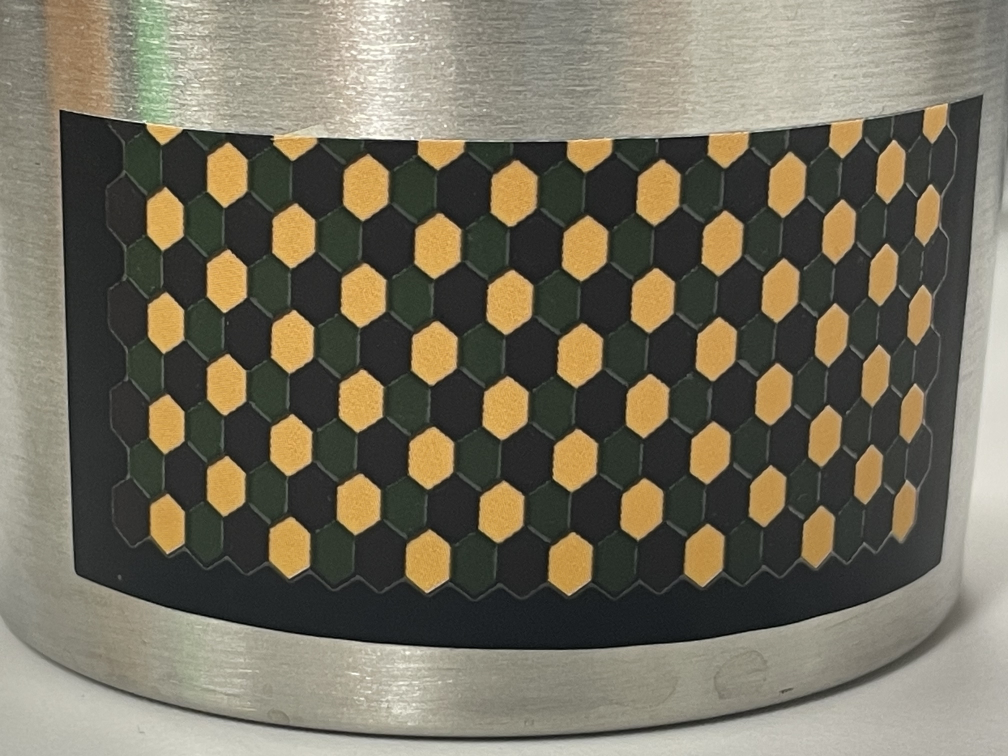
#> input picture assets/50.jpeg, 4032 x 3024 px (shown at 1/4 size)
$ python roiCompare2.py
#> lines starting #> are read from the running program, lines starting #| are printed output that depends on the picture
import cv2  # OpenCV 라이브러리를 가져옵니다. OpenCV는 컴퓨터 비전을 위한 라이브러리입니다.
import numpy as np  # numpy 라이브러리를 가져옵니다. numpy는 다차원 배열을 처리하는데 사용되는 라이브러리입니다.

def main():
    # 이미지 파일 읽기
    image1 = cv2.imread("./assets/50.jpeg")  # 첫 번째 이미지 파일을 읽어옵니다.
#> image1 is the input picture: shape (3024, 4032, 3); mean B, G, R 94.2, 110.9, 116.7
    image2 = cv2.imread("./assets/60.jpeg")  # 두 번째 이미지 파일을 읽어옵니다.
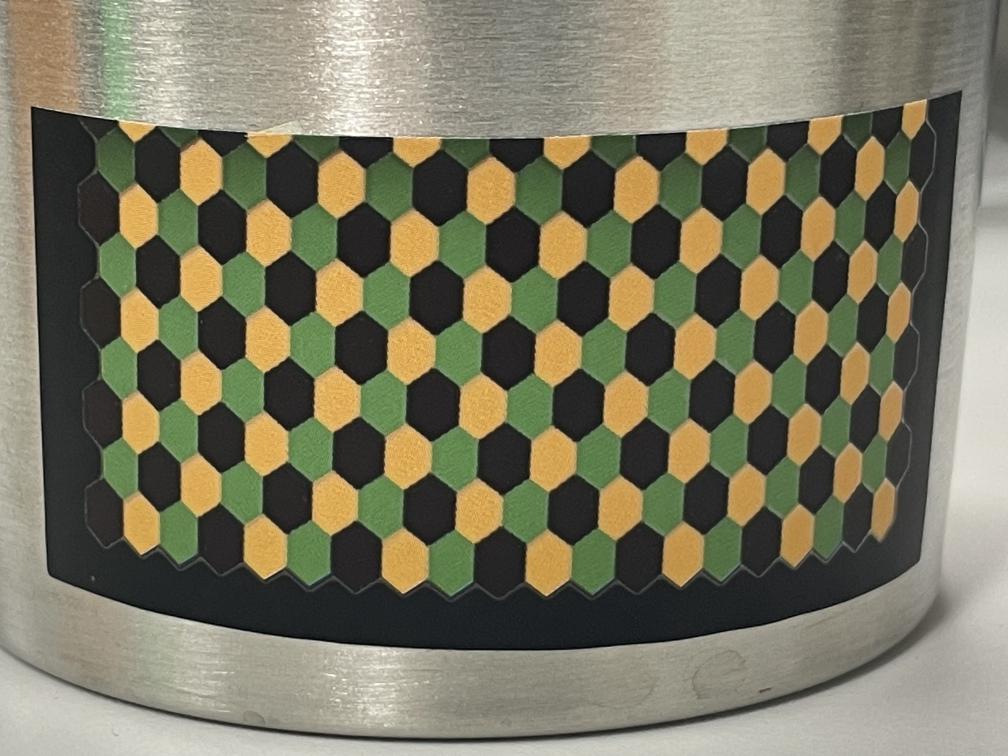
#> input picture assets/60.jpeg, 4032 x 3024 px (shown at 1/4 size)
#> image2 is the input picture: shape (3024, 4032, 3); mean B, G, R 96.8, 119, 122.3

    # 이미지 크기 및 중앙 좌표 가져오기
    height, width, _ = image1.shape  # 첫 번째 이미지의 높이와 너비를 가져옵니다.
#> height = 3024; width = 4032
    center_x, center_y = width // 2, height // 2  # 이미지의 중앙 좌표를 계산합니다.
#> center_x = 2016; center_y = 1512

    # 중앙 rect 좌표 설정 (ROI 범위)
    rect_size = 1000  # rect의 크기를 설정합니다.
    x1 = center_x - rect_size // 2  # rect의 왼쪽 위 x 좌표를 계산합니다.
#> x1 = 1516
    y1 = center_y - rect_size // 2  # rect의 왼쪽 위 y 좌표를 계산합니다.
#> y1 = 1012
    x2 = center_x + rect_size // 2  # rect의 오른쪽 아래 x 좌표를 계산합니다.
#> x2 = 2516
    y2 = center_y + rect_size // 2  # rect의 오른쪽 아래 y 좌표를 계산합니다.
#> y2 = 2012

    # 템플릿 이미지로 사용할 부분 추출 (ROI)
    basicImg = image1[y1:y2, x1:x2]  # 첫 번째 이미지에서 rect 부분을 잘라서 basicImg에 저장합니다.
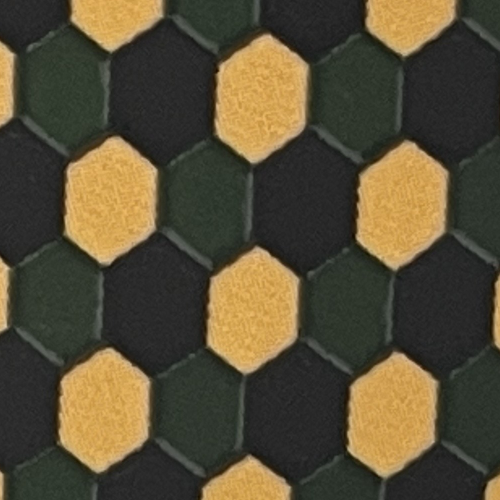
#> basicImg: shape (1000, 1000, 3) (shown at 1/2 size); mean B, G, R 55.1, 77.5, 86.9

    # 두 번째 이미지의 중앙 rect 추출
    compareImg = image2[y1:y2, x1:x2]  # 두 번째 이미지에서 rect 부분을 잘라서 compareImg에 저장합니다.
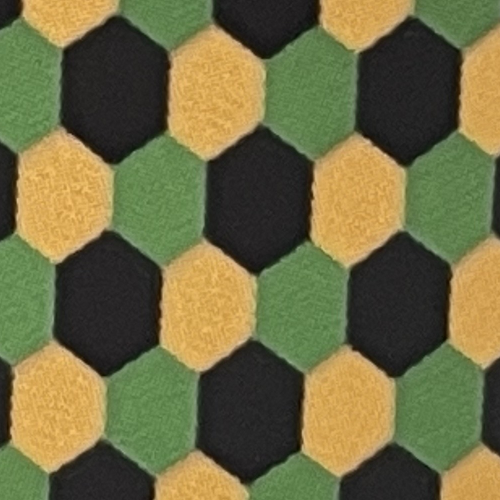
#> compareImg: shape (1000, 1000, 3) (shown at 1/2 size); mean B, G, R 68, 108.4, 112.2

    # 이미지에서 특징점 찾기
    sift = cv2.SIFT_create()  # SIFT(Scale-Invariant Feature Transform)를 사용하여 이미지의 특징점을 추출합니다.
    kp1, descriptors1 = sift.detectAndCompute(basicImg, None)  # 첫 번째 이미지에서 특징점을 찾습니다.
#> kp1 = 302 keypoints; strongest (x, y, size): (506, 621, 129.3), (523, 197, 130.9), (804, 411, 128.8), (209, 815, 126.2)
    kp2, descriptors2 = sift.detectAndCompute(compareImg, None)  # 두 번째 이미지에서 특징점을 찾습니다.
#> kp2 = 492 keypoints; strongest (x, y, size): (212, 608, 145.1), (227, 187, 145.3), (417, 613, 132.4), (793, 613, 139.7)

    # 특징점 매칭
    bf = cv2.BFMatcher()  # BFMatcher 객체를 생성합니다. BFMatcher는 두 이미지 사이의 특징점 매칭을 수행합니다.
    matches = bf.knnMatch(descriptors1, descriptors2, k=2)  # 첫 번째 이미지와 두 번째 이미지 사이의 특징점을 매칭합니다.
#> matches = 302 matches

    # 좋은 매치 선택
    good_matches = []  # 좋은 매치를 저장할 리스트를 생성합니다.
    for m, n in matches:  # 각 매치에 대해
        if m.distance < 0.75 * n.distance:  # 첫 번째 가장 가까운 매치(m)의 거리가 두 번째 가장 가까운 매치(n)의 거리의 75%보다 작으면
            good_matches.append(m)  # m을 좋은 매치로 간주하고 리스트에 추가합니다.
#> after the loop, good_matches = 13 matches

    res = cv2.drawMatches(image1, kp1, image2, kp2, good_matches, None, flags=cv2.DrawMatchesFlags_NOT_DRAW_SINGLE_POINTS)
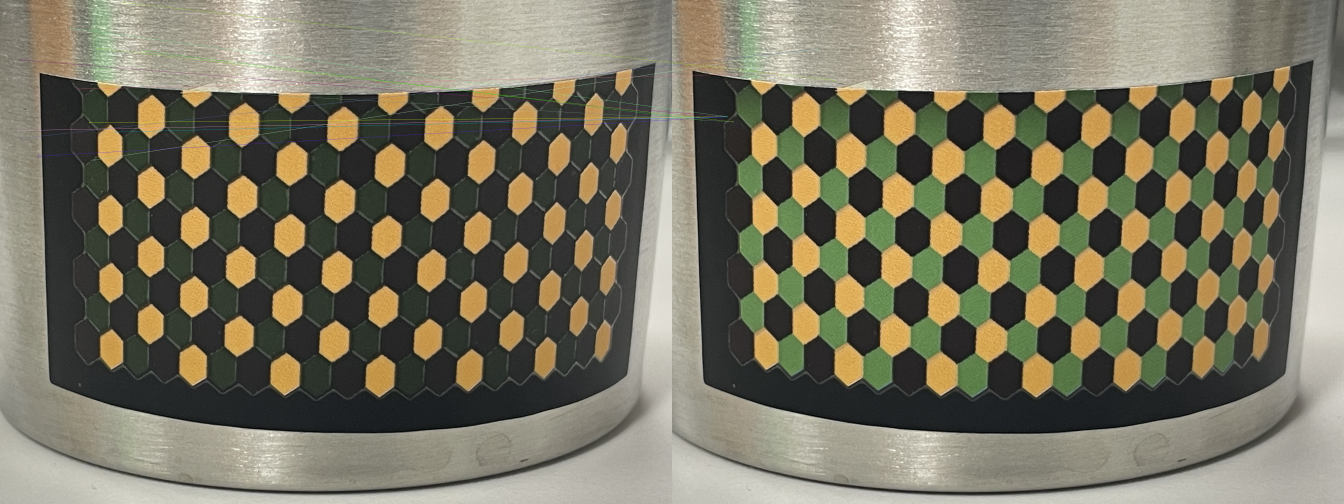
#> res: shape (3024, 8064, 3) (shown at 1/6 size); mean B, G, R 95.6, 115.1, 119.5

    # 호모그래피 계산
    if len(good_matches) > 10:  # 좋은 매치가 10개 이상이면
        src_pts = np.float32([kp1[m.queryIdx].pt for m in good_matches]).reshape(-1, 1, 2)  # 첫 번째 이미지의 좋은 매치 좌표를 가져옵니다.
#> src_pts = 13 rows, first 8: [111.3, 783], [121.2, 830.4], [123.2, 359.4], [229.4, 936.9], [423.5, 167.5], [468.9, 533.7], [536.8, 735.4], [546.8, 506.8]
        dst_pts = np.float32([kp2[m.trainIdx].pt for m in good_matches]).reshape(-1, 1, 2)  # 두 번째 이미지의 좋은 매치 좌표를 가져옵니다.
#> dst_pts = 13 rows, first 8: [328, 699.6], [871.6, 292.4], [328, 699.6], [328, 699.6], [328, 699.6], [627.9, 439.9], [328, 699.6], [364.9, 730.6]
        H, _ = cv2.findHomography(src_pts, dst_pts, cv2.RANSAC, 5.0)  # 호모그래피를 계산합니다. 호모그래피는 한 이미지에서 다른 이미지로 좌표를 변환하는 변환 행렬입니다.
#> H = [[-1.48, -0.834, 1097], [0.00286, -0.0523, -4.25], [-0.00135, -0.000816, 1]]
    else:
        raise AssertionError("Can't find enough good matches!")  # 좋은 매치가 충분하지 않으면 에러를 발생시킵니다.

    # 이미지 레지스트레이션
    registered_image = cv2.warpPerspective(image1, H, (image2.shape[1], image2.shape[0]))  # 첫 번째 이미지를 두 번째 이미지에 맞게 변환합니다.
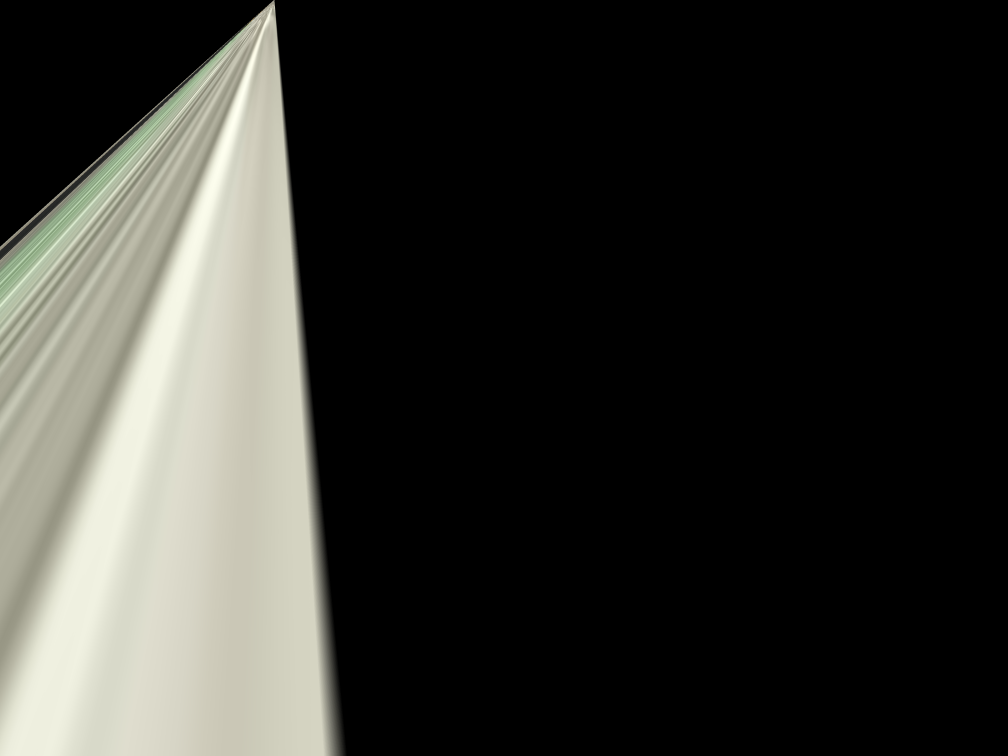
#> registered_image: shape (3024, 4032, 3) (shown at 1/4 size); mean B, G, R 47.4, 51.9, 51.9

    # ROI 추출
    roi1 = registered_image[y1:y2, x1:x2]  # 변환된 첫 번째 이미지에서 rect 부분을 잘라서 roi1에 저장합니다.
#> roi1: shape (1000, 1000, 3); every value is 0
    roi2 = image2[y1:y2, x1:x2]  # 두 번째 이미지에서 rect 부분을 잘라서 roi2에 저장합니다.

    # ROI 내의 모든 픽셀의 B, G, R (파란색, 녹색, 빨간색) 색상 값을 평균 계산
    average_color1 = np.mean(np.mean(roi1, axis=0), axis=0).astype(int)  # roi1의 평균 색상을 계산합니다.
#> average_color1 = [0, 0, 0]
    average_color2 = np.mean(np.mean(roi2, axis=0), axis=0).astype(int)  # roi2의 평균 색상을 계산합니다.
#> average_color2 = [67, 108, 112]

    print("image1: ", average_color1)  # roi1의 평균 색상을 출력합니다.
#| image1:  [0 0 0]
    print("image2: ", average_color2)  # roi2의 평균 색상을 출력합니다.
#| image2:  [ 67 108 112]
    print("img1 - img2: ", average_color1 - average_color2)  # 두 이미지의 평균 색상 차이를 출력합니다.
#| img1 - img2:  [ -67 -108 -112]

    # ROI 뺄셈
    result_roi = cv2.absdiff(roi1, roi2)  # 두 이미지의 차이를 계산합니다.

    # 이미지 리사이즈
    resized_image1 = cv2.resize(image1, (0, 0), fx=0.5, fy=0.5)  # 첫 번째 이미지를 절반 크기로 리사이즈합니다.
    resized_image2 = cv2.resize(image2, (0, 0), fx=0.5, fy=0.5)  # 두 번째 이미지를 절반 크기로 리사이즈합니다.
    resized_res = cv2.resize(res, (0, 0), fx=0.5, fy=0.5)  # 두 번째 이미지를 절반 크기로 리사이즈합니다.

    # 결과 이미지에 rectangle 그리기
    cv2.rectangle(resized_image1, (x1 // 2, y1 // 2), (x2 // 2, y2 // 2), (0, 255, 0), 2)  # 첫 번째 이미지에 rect를 그립니다.
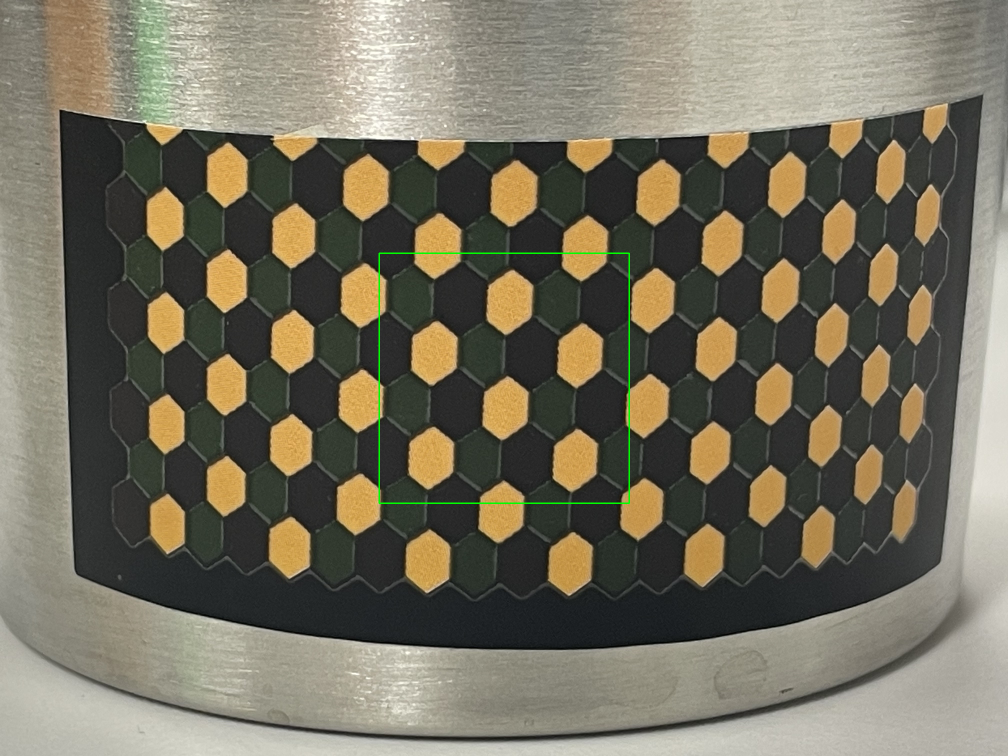
#> resized_image1: shape (1512, 2016, 3) (shown at 1/2 size); mean B, G, R 94.2, 111.3, 116.6
    cv2.rectangle(resized_image2, (x1 // 2, y1 // 2), (x2 // 2, y2 // 2), (0, 255, 0), 2)  # 두 번째 이미지에 rect를 그립니다.
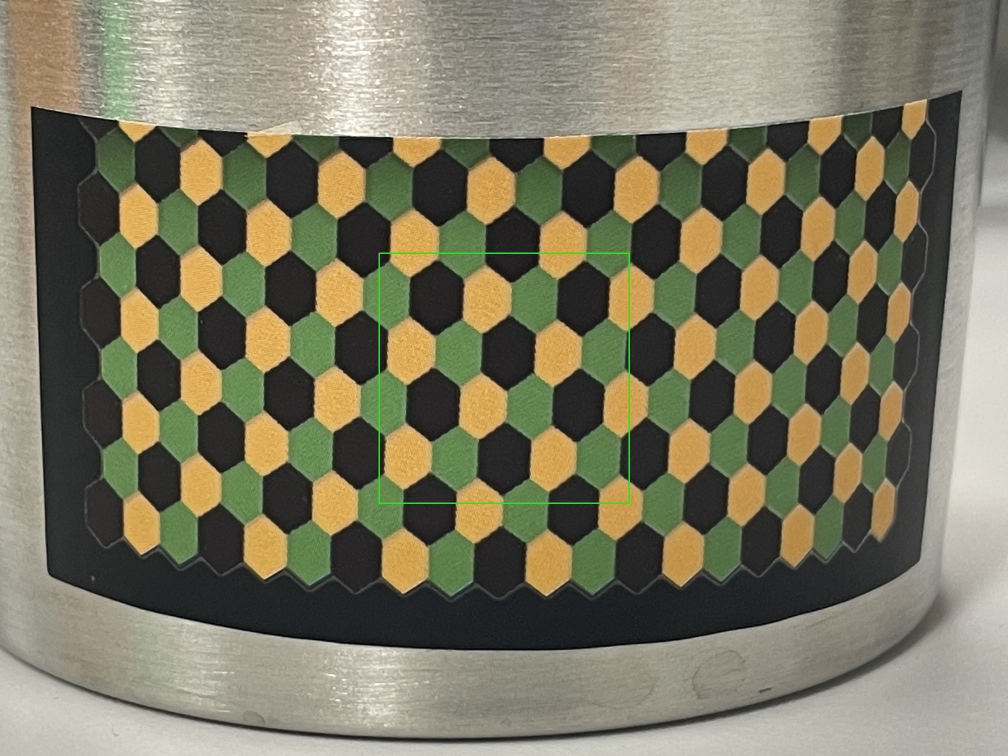
#> resized_image2: shape (1512, 2016, 3) (shown at 1/2 size); mean B, G, R 96.8, 119.4, 122.3

    # 결과 이미지 화면에 표시
    cv2.imshow("Image 1 with Rectangle", resized_image1)  # 첫 번째 이미지를 화면에 표시합니다.
    cv2.imshow("Image 2 with Rectangle", resized_image2)  # 두 번째 이미지를 화면에 표시합니다.
    cv2.imshow("ROI Difference", result_roi)  # 두 이미지의 차이를 화면에 표시합니다.
    cv2.imshow("Matched Features", resized_res)
    cv2.waitKey(0)
    cv2.destroyAllWindows()

if __name__ == "__main__":
    main()
